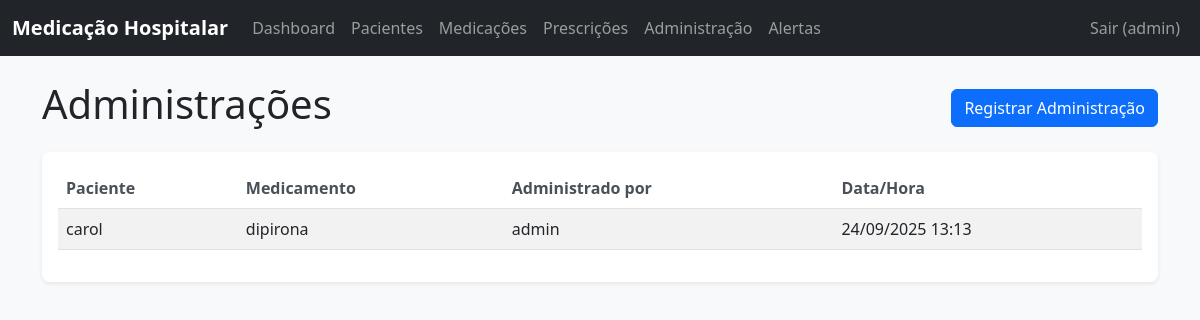
Page /administracoes/ (signed in) on the committed database.
### core/models.py (models this page shows, shortened)
class Usuario(AbstractUser):
    USERNAME_FIELD = 'username'
    EMAIL_FIELD = 'email'
    TIPO_USUARIO_CHOICES = [
        ('medico', 'Médico'),
        ('enfermeiro', 'Enfermeiro'),
        ('administrador', 'Administrador'),
    ]
    tipo_usuario = models.CharField(max_length=15, choices=TIPO_USUARIO_CHOICES, default='enfermeiro')
    class Meta:
        verbose_name = "Usuário"
        verbose_name_plural = "Usuários"

class Administracao(models.Model):
    prescricao = models.ForeignKey(Prescricao, on_delete=models.CASCADE)
    usuario = models.ForeignKey(Usuario, on_delete=models.CASCADE)
    data_hora = models.DateTimeField(auto_now_add=True)
    class Meta:
        verbose_name = "Administração"
        verbose_name_plural = "Administrações"

class Prescricao(models.Model):
    paciente = models.ForeignKey(Paciente, on_delete=models.CASCADE)
    medicamento = models.ForeignKey(Medicamento, on_delete=models.CASCADE)
    data_hora = models.DateTimeField(auto_now_add=True)
    dose = models.CharField(max_length=100)
    frequencia = models.CharField(max_length=100)
    class Meta:
        verbose_name = "Prescrição"
        verbose_name_plural = "Prescrições"

class Paciente(models.Model):
    SEXO_CHOICES = [
        ('M', 'Masculino'),
        ('F', 'Feminino'),
        ('O', 'Outro'),
    ]
    nome = models.CharField(max_length=255)
    data_nascimento = models.DateField()
    sexo = models.CharField(max_length=1, choices=SEXO_CHOICES)
    prontuario = models.CharField(max_length=50, unique=True)
    class Meta:
        verbose_name = "Paciente"
        verbose_name_plural = "Pacientes"

class Medicamento(models.Model):
    nome = models.CharField(max_length=255)
    dosagem = models.CharField(max_length=100)
    via_administracao = models.CharField(max_length=100)
    class Meta:
        verbose_name = "Medicamento"
        verbose_name_plural = "Medicamentos"

### core/views_frontend.py (the view)
# urls.py: path('administracoes/', AdministracaoListView.as_view(), name='administracoes'),
class AdministracaoListView(LoginRequiredMixin, ListView):
    model = Administracao
    template_name = 'core/administracao_list.html'
    context_object_name = 'administracoes'

### templates/core/administracao_list.html (shortened to what this page needs)
{% extends 'base.html' %}
{% load static %}
{% block content %}
<div class="row">
    <div class="col-12">
        <div class="d-flex justify-content-between align-items-center mb-3">
            <h1>Administrações</h1>
            <a href="{% url 'administracao_create' %}" class="btn btn-primary">Registrar Administração</a>
        </div>
    </div>
</div>
<div class="row">
    <div class="col-12">
        <div class="card">
            <div class="card-body">
                {% if administracoes %}
                    <div class="table-responsive">
                        <table class="table table-striped">
                            <thead>
                                <tr>
                                    <th>Paciente</th>
                                    <th>Medicamento</th>
                                    <th>Administrado por</th>
                                    <th>Data/Hora</th>
                                </tr>
                            </thead>
                            <tbody>
                                {% for administracao in administracoes %}
                                    <tr>
                                        <td>{{ administracao.prescricao.paciente.nome }}</td>
                                        <td>{{ administracao.prescricao.medicamento.nome }}</td>
                                        <td>{{ administracao.usuario.username }}</td>
                                        <td>{{ administracao.data_hora|date:"d/m/Y H:i" }}</td>
                                    </tr>
                                {% endfor %}
                            </tbody>
                        </table>
                    </div>
                {% else %}
                    <p class="text-muted">Nenhuma administração registrada.</p>
                {% endif %}
            </div>
        </div>
    </div>
</div>
{% endblock %}

### templates/base.html (shortened to what this page needs)
{% load static %}
<!DOCTYPE html>
<html lang="pt-br">
<head>
    <link href="https://cdn.jsdelivr.net/npm/bootstrap@5.3.0/dist/css/bootstrap.min.css" rel="stylesheet">
    <link rel="stylesheet" href="{% static 'css/style.css' %}">
</head>
<body>
    <nav class="navbar navbar-expand-lg navbar-dark bg-dark">
        <div class="container-fluid">
            <a class="navbar-brand" href="{% url 'dashboard' %}">Medicação Hospitalar</a>
            <div class="collapse navbar-collapse" id="navbarNav">
                <ul class="navbar-nav me-auto mb-2 mb-lg-0">
                    {% if user.is_authenticated %}
                        <li class="nav-item">
                            <a class="nav-link" href="{% url 'dashboard' %}">Dashboard</a>
                        </li>
                        <li class="nav-item">
                            <a class="nav-link" href="{% url 'paciente_list' %}">Pacientes</a>
                        </li>
                        <li class="nav-item">
                            <a class="nav-link" href="{% url 'medicamento_list' %}">Medicações</a>
                        </li>
                        <li class="nav-item">
                            <a class="nav-link" href="{% url 'prescricao_list' %}">Prescrições</a>
                        </li>
                        <li class="nav-item">
                            <a class="nav-link" href="{% url 'administracao_list' %}">Administração</a>
                        </li>
                        <li class="nav-item">
                            <a class="nav-link" href="{% url 'alerta_list' %}">Alertas</a>
                        </li>
                    {% endif %}
                </ul>
                <ul class="navbar-nav">
                    {% if user.is_authenticated %}
                        <li class="nav-item">
                            <a class="nav-link" href="{% url 'logout' %}">Sair ({{ user.username }})</a>
                        </li>
                    {% else %}
                        <li class="nav-item">
                            <a class="nav-link" href="{% url 'login' %}">Login</a>
                        </li>
                    {% endif %}
                </ul>
            </div>
        </div>
    </nav>
    <div class="container mt-4">
        {% block content %}
        {% endblock %}
    </div>
</body>
</html>

### static/css/style.css (style rules this page uses)
body { font-family: 'Segoe UI', Tahoma, Geneva, Verdana, sans-serif; background-color: #f8f9fa; }
.navbar-brand { font-weight: bold; }
.card { border: none; box-shadow: 0 0.125rem 0.25rem rgba(0, 0, 0, 0.075); border-radius: 0.5rem; }
.btn { border-radius: 0.375rem; }
.table th { border-top: none; font-weight: 600; color: #495057; }

### rows in the picture
Usuario: username "admin"
Administracao: prescricao.paciente.nome "carol", prescricao.medicamento.nome "dipirona", usuario.username "admin", data_hora "24/09/2025 13:13"
